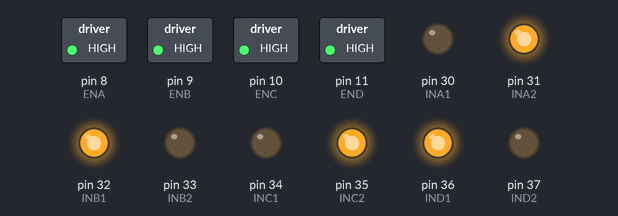
The sketch below on a simulated Arduino Mega 2560, built with avr-gcc and run on an emulated ATmega2560. Parts: switched loads named in the sketch (green lamp = pin HIGH), output pins drawn as LEDs (lit = HIGH).

Above: at 0.1 s.
Timing chart, 0 to 1.6 s (numbered marks = the images above):
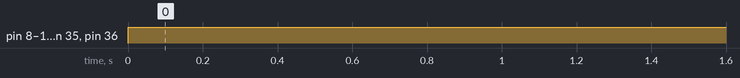

Measured:
- by itself, pin 8 (ENA), pin 9 (ENB), pin 10 (ENC), pin 11 (END), pin 31 (INA2), pin 32 (INB1), pin 35 (INC2), pin 36 (IND1): LOW → HIGH at 0.00 s

The sketch:

test_230725.ino
```cpp
#include <Wire.h>
int fw , bw;
int ENA = 8;
int ENB = 9;
int ENC = 10;
int END = 11;
int INA1 = 30;
int INA2 = 31;
// A : 1) LOW, 2) HOGH >> forward
int INB1 = 32;
int INB2 = 33;
// B : 1) HIGH, 2) LOW >> forward
int INC1 = 34;
int INC2 = 35;
// C : 1) LOW, 2) HOGH >> forward
int IND1 = 36;
int IND2 = 37;
// D : 1) HIGH, 2) LOW >> forward

void setup()
{
  pinMode(ENA, OUTPUT);
  pinMode(INA1, OUTPUT);
  pinMode(INA2, OUTPUT);

  pinMode(ENB, OUTPUT);
  pinMode(INB1, OUTPUT);
  pinMode(INB2, OUTPUT);

  pinMode(ENC, OUTPUT);
  pinMode(INC1, OUTPUT);
  pinMode(INC2, OUTPUT);

  pinMode(END, OUTPUT);
  pinMode(IND1, OUTPUT);
  pinMode(IND2, OUTPUT);

  digitalWrite(ENA, HIGH);
  digitalWrite(ENB, HIGH);
  digitalWrite(ENC, HIGH);
  digitalWrite(END, HIGH);

  analogWrite(ENA, 100);
  analogWrite(ENB, 100);
  analogWrite(ENC, 100);
  analogWrite(END, 100);

  Wire.begin();
  Serial.begin(9600);
}


// ================================================================
// ===                       MOTOR CONTROL                      ===
// ================================================================
/*
void forward(int Va, int Vb, int Vc, int Vd)
{
  analogWrite(ENA, Va);
  analogWrite(ENB, Vb);
  analogWrite(ENC, Vc);
  analogWrite(END, Vd);

  digitalWrite(INA1, LOW);
  digitalWrite(INA2, HIGH);
  digitalWrite(INB1, HIGH);
  digitalWrite(INB2, LOW);
  digitalWrite(INC1, LOW);
  digitalWrite(INC2, HIGH);
  digitalWrite(IND1, HIGH);
  digitalWrite(IND2, LOW);
}

void backward(int Va, int Vb, int Vc, int Vd)
{
  analogWrite(ENA, Va);
  analogWrite(ENB, Vb);
  analogWrite(ENC, Vc);
  analogWrite(END, Vd);

  digitalWrite(INA1, HIGH);
  digitalWrite(INA2, LOW);
  digitalWrite(INB1, LOW);
  digitalWrite(INB2, HIGH);
  digitalWrite(INC1, HIGH);
  digitalWrite(INC2, LOW);
  digitalWrite(IND1, LOW);
  digitalWrite(IND2, HIGH);
}
*/

/*void FWard_Fwheel(int Va, int Vb)
{
  analogWrite(ENA, Va);
  analogWrite(ENB, Vb);

  digitalWrite(INA1, LOW);
  digitalWrite(INA2, HIGH);
  digitalWrite(INB1, HIGH);
  digitalWrite(INB2, LOW);
}

void BWard_Fwheel(int Va, int Vb)
{
  analogWrite(ENA, Va);
  analogWrite(ENB, Vb);

  digitalWrite(INA1, HIGH);
  digitalWrite(INA2, LOW);
  digitalWrite(INB1, LOW);
  digitalWrite(INB2, HIGH);
}

void ForwrdFW_BackwardBW(int Va, int Vb, int Vc, int Vd);
{
  analogWrite(ENA, Va);
  analogWrite(ENB, Vb);
  analogWrite(ENC, Vc);
  analogWrite(END, Vd);

  digitalWrite(INA1, LOW);
  digitalWrite(INA2, HIGH);
  digitalWrite(INB1, HIGH);
  digitalWrite(INB2, LOW);
  digitalWrite(INC1, HIGH);
  digitalWrite(INC2, LOW);
  digitalWrite(IND1, LOW);
  digitalWrite(IND2, HIGH);
}

void BackwardFW_ForwardBW(int Va, int Vb, int Vc, int Vd);
{
  analogWrite(ENA, Va);
  analogWrite(ENB, Vb);
  analogWrite(ENC, Vc);
  analogWrite(END, Vd);

  digitalWrite(INA1, HIGH);
  digitalWrite(INA2, LOW);
  digitalWrite(INB1, LOW);
  digitalWrite(INB2, HIGH);
  digitalWrite(INC1, LOW);
  digitalWrite(INC2, HIGH);
  digitalWrite(IND1, HIGH);
  digitalWrite(IND2, LOW);
}*/
void mc(int fb, int di,int v)
{
  if(fb == 1){//앞바퀴
    if(di == 1){//정회전
      analogWrite(ENA, v);
      analogWrite(ENB, v);

      digitalWrite(INA1, LOW);
      digitalWrite(INA2, HIGH);
      digitalWrite(INB1, HIGH);
      digitalWrite(INB2, LOW);
    }else{
      analogWrite(ENA, v);
      analogWrite(ENB, v);

      digitalWrite(INA1, HIGH);
      digitalWrite(INA2, LOW);
      digitalWrite(INB1, LOW);
      digitalWrite(INB2, HIGH);
    }
  }else{//뒷바퀴
    if(di== 1){//정회전
      analogWrite(ENC, v);
      analogWrite(END, v);

      digitalWrite(INC1, LOW);
      digitalWrite(INC2, HIGH);
      digitalWrite(IND1, HIGH);
      digitalWrite(IND2, LOW);
    }else{//역회전
      analogWrite(ENC, v);
      analogWrite(END, v);

      digitalWrite(INC1, HIGH);
      digitalWrite(INC2, LOW);
      digitalWrite(IND1, LOW);
      digitalWrite(IND2, HIGH);
    }
  }
}
/*void FW_forward(int Va, int Vb)
{
  analogWrite(ENA, Va);
  analogWrite(ENB, Vb);

  digitalWrite(INA1, LOW);
  digitalWrite(INA2, HIGH);
  digitalWrite(INB1, HIGH);
  digitalWrite(INB2, LOW);
}

void FW_stop(int Va, int Vb)
{
  analogWrite(ENA, Va);
  analogWrite(ENB, Vb);

  digitalWrite(INA1, LOW);
  digitalWrite(INA2, LOW);
  digitalWrite(INB1, LOW);
  digitalWrite(INB2, LOW);
}

void FW_backward(int Va, int Vb)
{
  analogWrite(ENA, Va);
  analogWrite(ENB, Vb);

  digitalWrite(INA1, HIGH);
  digitalWrite(INA2, LOW);
  digitalWrite(INB1, LOW);
  digitalWrite(INB2, HIGH);
}

void BW_forward(int Vc, int Vd)
{
  analogWrite(ENC, Vc);
  analogWrite(END, Vd);

  digitalWrite(INC1, LOW);
  digitalWrite(INC2, HIGH);
  digitalWrite(IND1, HIGH);
  digitalWrite(IND2, LOW);
}

void BW_stop(int Vc, int Vd)
{
  analogWrite(ENC, Vc);
  analogWrite(END, Vd);

  digitalWrite(INC1, LOW);
  digitalWrite(INC2, LOW);
  digitalWrite(IND1, LOW);
  digitalWrite(IND2, LOW);
}

void BW_backward(int Vc, int Vd)
{
  analogWrite(ENC, Vc);
  analogWrite(END, Vd);

  digitalWrite(INC1, HIGH);
  digitalWrite(INC2, LOW);
  digitalWrite(IND1, LOW);
  digitalWrite(IND2, HIGH);
}
*/
void loop()
{
  int d = 1000;
  mc(1,1,255);//바퀴, 방향, 속도
  mc(0,1,255);
}
```
